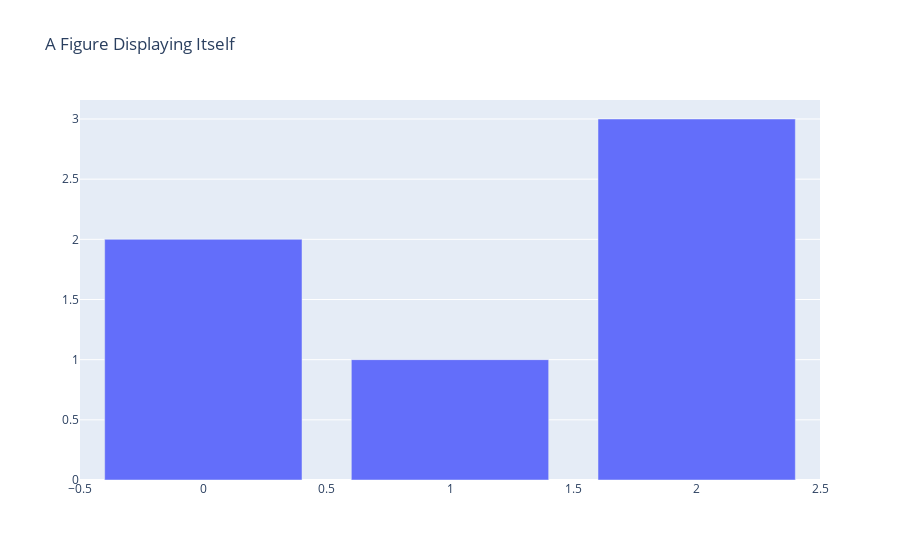

Notebook code cell kept with this figure:
### Markdown cell above
In most situations, you can omit the call to `.show()` and allow the figure to display itself.

### Code cell
import plotly.graph_objects as go
fig = go.Figure(
    data=[go.Bar(y=[2, 1, 3])],
    layout_title_text="A Figure Displaying Itself"
)
fig

### Figure 1 — Plotly figure (JSON) as saved in the notebook; plotly's stock layout.template omitted (floating-point values rounded to 4 significant figures)
{"data": [{"type": "bar", "y": [2, 1, 3]}], "layout": {"title": {"text": "A Figure Displaying Itself"}}}
